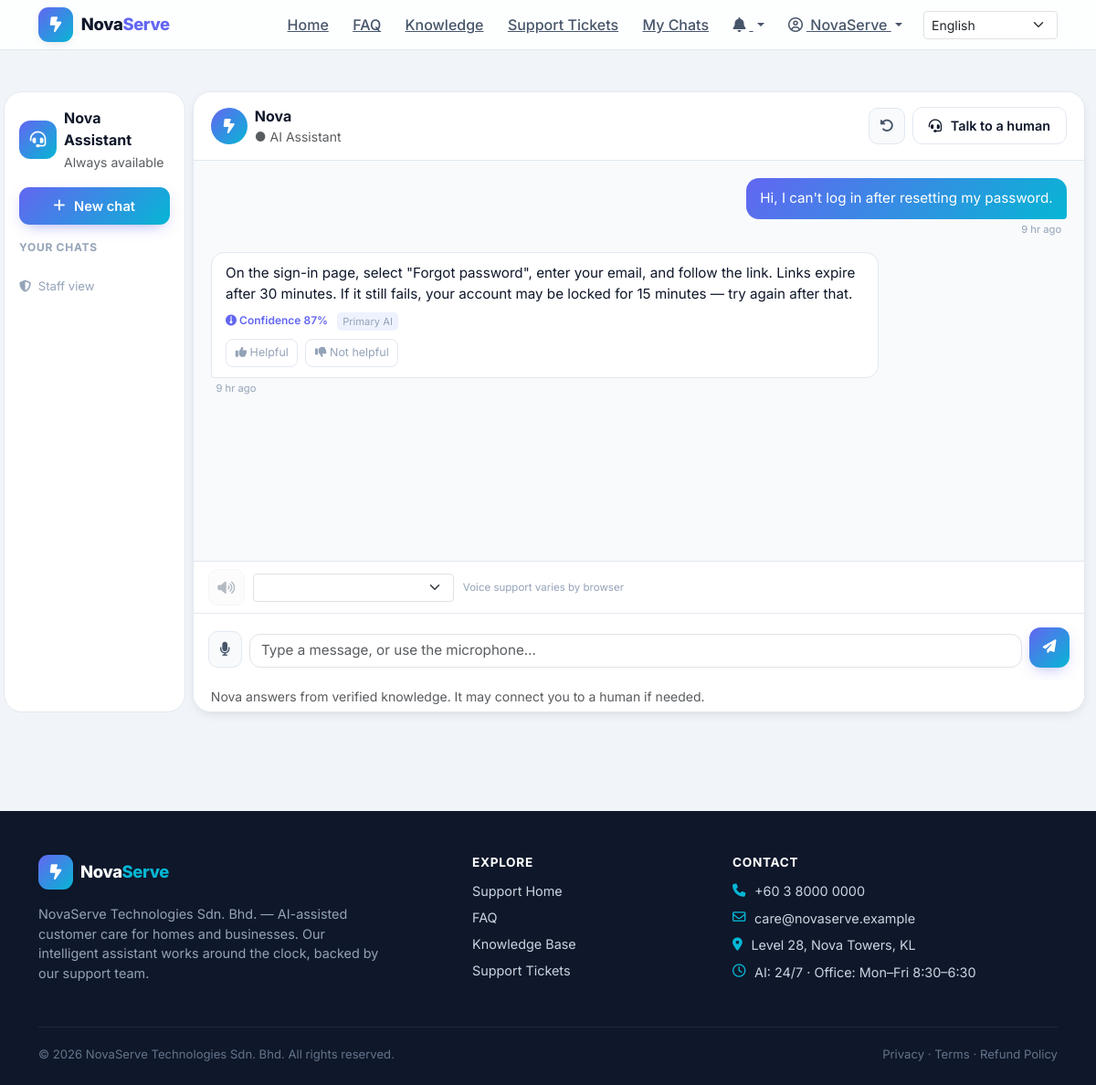
The page /chat.php (signed in) on the database its author committed.
### tables this page shows
CREATE TABLE users (
  id            INT UNSIGNED AUTO_INCREMENT PRIMARY KEY,
  role          ENUM('super_admin','staff','content_mgr','customer') NOT NULL DEFAULT 'customer',
  name          VARCHAR(120) NOT NULL,
  email         VARCHAR(160) NOT NULL UNIQUE,
  phone         VARCHAR(40)  NULL,
  password      VARCHAR(255) NOT NULL,
  status        ENUM('active','disabled','pending') NOT NULL DEFAULT 'active',
  last_login_at DATETIME NULL,
  created_at    DATETIME NOT NULL DEFAULT CURRENT_TIMESTAMP,
  updated_at    DATETIME NOT NULL DEFAULT CURRENT_TIMESTAMP ON UPDATE CURRENT_TIMESTAMP,
  INDEX idx_users_role (role),
  INDEX idx_users_status (status)
);

CREATE TABLE conversation_messages (
  id             INT UNSIGNED AUTO_INCREMENT PRIMARY KEY,
  conversation_id INT UNSIGNED NOT NULL,
  sender_type    ENUM('customer','ai','staff','system') NOT NULL,
  sender_id      INT UNSIGNED NULL,
  content        TEXT NOT NULL,
  intent         VARCHAR(40) NULL,
  sentiment      ENUM('positive','neutral','negative','angry') NULL,
  confidence     DECIMAL(5,3) NULL,
  ai_provider    VARCHAR(40) NULL,
  sources        JSON NULL,
  created_at     DATETIME NOT NULL DEFAULT CURRENT_TIMESTAMP,
  CONSTRAINT fk_msg_conv FOREIGN KEY (conversation_id) REFERENCES conversations(id) ON DELETE CASCADE,
  CONSTRAINT fk_msg_sender FOREIGN KEY (sender_id) REFERENCES users(id) ON DELETE SET NULL,
  INDEX idx_msg_conv (conversation_id, created_at)
);

### includes/bootstrap.php (called while the page is built, shortened)
<?php
require_once __DIR__ . '/../config/db.php';
function app_base(): string
{
    if (defined('APP_URL') && APP_URL !== '') {
        return APP_URL;
    }
    $script = str_replace('\\', '/', dirname($_SERVER['SCRIPT_NAME'] ?? '/'));
    return rtrim($script, '/');
}

### includes/helpers.php (called while the page is built, shortened)
<?php
require_once __DIR__ . '/bootstrap.php';
function e(?string $value): string
{
    return htmlspecialchars((string) $value, ENT_QUOTES | ENT_SUBSTITUTE, 'UTF-8');
}
function url(string $path = ''): string
{
    $base = rtrim(app_base(), '/');
    return $base . '/' . $path;
}
function time_ago(?string $ts): string
{
    $diff = time() - strtotime($ts);
    if ($diff < 86400) return floor($diff / 3600) . ' hr ago';
    return fmt_date($ts, 'd M Y H:i');
}

### config/db.php (called while the page is built, shortened)
<?php
function db(): PDO
{
    static $pdo = null;
    if ($pdo instanceof PDO) {
        return $pdo;
    }
    $cfgFile = __DIR__ . '/install_config.php';
    if (is_file($cfgFile)) {
        $cfg = require $cfgFile;
        $host = $cfg['db_host'] ?? DB_HOST;
        $port = $cfg['db_port'] ?? DB_PORT;
        $name = $cfg['db_name'] ?? DB_NAME;
        $user = $cfg['db_user'] ?? DB_USER;
        $pass = $cfg['db_pass'] ?? DB_PASS;
    } else {
        $host = DB_HOST;
        $port = DB_PORT;
        $name = DB_NAME;
        $user = DB_USER;
        $pass = DB_PASS;
    }
    $dsn = "mysql:host={$host};port={$port};dbname={$name};charset=utf8mb4";
    try {
        $pdo = new PDO($dsn, $user, $pass, [
            PDO::ATTR_ERRMODE            => PDO::ERRMODE_EXCEPTION,
            PDO::ATTR_DEFAULT_FETCH_MODE => PDO::FETCH_ASSOC,
            PDO::ATTR_EMULATE_PREPARES   => false,
        ]);
    } catch (PDOException $e) {
        error_log('DB connection failed: ' . $e->getMessage());
        http_response_code(500);
        if (APP_DEBUG) {
            exit('Database connection failed: ' . htmlspecialchars($e->getMessage()));
        }
        exit('Something went wrong. Please try again later.');
    }
    return $pdo;
}

### includes/auth.php (called while the page is built, shortened)
<?php
require_once __DIR__ . '/helpers.php';
function current_user(): ?array
{
    static $cached = null;
    if ($cached !== null) {
        return $cached['id'] == $_SESSION['user_id'] ? $cached['row'] : null;
    }
    try {
        $stmt = db()->prepare('SELECT * FROM users WHERE id = :id AND status = "active" LIMIT 1');
        $stmt->execute([':id' => $_SESSION['user_id']]);
        $row = $stmt->fetch() ?: null;
    } catch (Throwable $e) {
        $row = null;
    }
    $cached = ['id' => $_SESSION['user_id'], 'row' => $row];
    return $row;
}
function is_logged_in(): bool
{
    return current_user() !== null;
}
function has_role(string ...$roles): bool
{
    $u = current_user();
    return in_array($u['role'], $roles, true);
}
function require_login(): void
{
    if (!is_logged_in()) {
        $_SESSION['intended'] = $_SERVER['REQUEST_URI'] ?? '/';
        redirect('login.php');
    }
}

### chat.php (the view, shortened to what this page needs)
<?php
require_once __DIR__ . '/includes/auth.php';
require_login();
$me = current_user();
$conversationId = (int) ($_GET['id'] ?? 0);
if ($conversationId > 0) {
    $s = db()->prepare('SELECT * FROM conversations WHERE id = :id AND customer_id = :cid');
    $s->execute([':id' => $conversationId, ':cid' => $me['id']]);
    $conv = $s->fetch();
    if (!$conv) $conversationId = 0;
} else {
    $conv = null;
}
if (!$conv) {
    $conversationId = (int) db()->lastInsertId();
}
$history = [];
try {
    $s = db()->prepare('SELECT * FROM conversation_messages WHERE conversation_id = :id ORDER BY created_at ASC, id ASC LIMIT 60');
    $s->execute([':id' => $conversationId]);
    $history = $s->fetchAll();
} catch (Throwable $e) {}
require __DIR__ . '/includes/header.php';
?>
<div class="container-fluid ns-chat-wrap py-3">
  <div class="row g-3 h-100">
    <aside class="col-lg-3 col-xl-2 ns-chat-side">
      <div class="d-flex align-items-center gap-2 mb-3">
        <span class="ns-chat-side-ico"><i class="fa-solid fa-headset"></i></span>
        <div><div class="ns-chat-side-title">Nova Assistant</div><small class="text-muted">Always available</small></div>
      </div>
      <button id="newChatBtn" class="ns-btn-cta w-100 mb-3"><i class="fa-solid fa-plus me-1"></i> New chat</button>
      <div class="ns-chat-side-sub mb-2">Your chats</div>
      <?php if (has_role('super_admin','staff')): ?>
        <a href="<?= url('admin/conversations.php') ?>" class="ns-link-sub"><i class="fa-solid fa-shield-halved me-1"></i> Staff view</a>
      <?php endif; ?>
    </aside>
    <section class="col-lg-9 col-xl-10">
      <div class="ns-chat-card h-100">
        <div class="ns-chat-head">
          <div>
            <div class="d-flex align-items-center gap-2">
              <span class="ns-avatar ns-avatar-ai"><i class="fa-solid fa-bolt-lightning"></i></span>
              <div><strong>Nova</strong><small class="d-block text-muted" id="convStatus">● AI Assistant</small></div>
            </div>
          </div>
          <div class="ns-chat-head-actions">
            <button id="clearChatBtn" class="ns-icon-btn" title="Clear conversation" aria-label="Clear conversation"><i class="fa-solid fa-rotate-left"></i></button>
            <button id="talkHumanBtn" class="ns-btn-ghost" title="Talk to a human"><i class="fa-solid fa-headset me-1"></i> Talk to a human</button>
          </div>
        </div>
        <div id="chatTranscript" class="ns-chat-transcript" aria-live="polite">
          <?php if (!$history): ?>
            <div class="ns-empty text-center my-auto">
              <div class="ns-empty-ico"><i class="fa-solid fa-comments"></i></div>
              <h4>How can I help you today?</h4>
              <p class="text-muted">Ask about your service, billing, plans, or troubleshooting. You can type or use your voice.</p>
              <div class="ns-suggest-chips d-flex flex-wrap gap-2 justify-content-center">
                <button class="ns-chip" data-q="How do I reset my password?">Reset my password</button>
                <button class="ns-chip" data-q="Which plan is right for my family?">Best plan for my family</button>
                <button class="ns-chip" data-q="My router has no internet, what should I do?">Router troubleshooting</button>
                <button class="ns-chip" data-q="What is your refund policy?">Refund policy</button>
              </div>
            </div>
          <?php else: ?>
            <?php foreach ($history as $m): ?>
              <?php
              $isAi = $m['sender_type'] === 'ai';
              $isCustomer = $m['sender_type'] === 'customer';
              $isStaff = $m['sender_type'] === 'staff';
              ?>
              <div class="ns-msgrow <?= $isCustomer ? 'is-customer' : ($isStaff ? 'is-staff' : 'is-ai') ?>">
                <div class="ns-msg <?= $isCustomer ? 'ns-msg-customer' : ($isStaff ? 'ns-msg-staff' : 'ns-msg-ai') ?>">
                  <?= nl2br(e($m['content'])) ?>
                  <?php if ($isAi): ?>
                    <div class="ns-msg-meta">
                      <span class="ns-conf"><i class="fa-solid fa-gauge-simple"></i> Confidence <?= round((float)$m['confidence']*100) ?>%</span>
                      <?php if (!empty($m['ai_provider'])): ?><span class="ns-prov"><?= e($m['ai_provider']) ?></span><?php endif; ?>
                    </div>
                    <div class="ns-feedback d-flex gap-2">
                      <button class="ns-fb" data-fb="helpful" data-msg="<?= $m['id'] ?>"><i class="fa-solid fa-thumbs-up"></i> Helpful</button>
                      <button class="ns-fb" data-fb="not_helpful" data-msg="<?= $m['id'] ?>"><i class="fa-solid fa-thumbs-down"></i> Not helpful</button>
                    </div>
                  <?php endif; ?>
                </div>
                <small class="ns-msg-time"><?= time_ago($m['created_at']) ?></small>
              </div>
            <?php endforeach; ?>
          <?php endif; ?>
        </div>
        <div class="ns-voice-bar" id="voiceBar" aria-hidden="false">
          <button id="playBtn" class="ns-icon-btn" title="Play last answer" disabled><i class="fa-solid fa-volume-high"></i></button>
          <select id="voiceSelect" class="form-select form-select-sm ns-voice-sel" aria-label="Voice"></select>
          <span class="ns-voice-note">Voice support varies by browser</span>
        </div>
        <div class="ns-chat-input">
          <button id="micBtn" class="ns-icon-btn" title="Speak" aria-label="Voice input"><i class="fa-solid fa-microphone"></i></button>
          <textarea id="chatInput" class="form-control" rows="1" placeholder="Type a message, or use the microphone…"></textarea>
          <button id="sendBtn" class="ns-btn-cta" title="Send"><i class="fa-solid fa-paper-plane"></i></button>
        </div>
        <div class="ns-chat-foot d-flex flex-wrap gap-2">
          <small class="text-muted">Nova answers from verified knowledge. It may connect you to a human if needed.</small>
        </div>
      </div>
    </section>
  </div>
</div>
<?php require __DIR__ . '/includes/footer.php'; ?>

### includes/header.php (shortened to what this page needs)
<?php
require_once __DIR__ . '/auth.php';
$user = current_user();
$lang = $_SESSION['lang'] ?? 'en';
?>
<!doctype html>
<html lang="<?= $lang === 'ms' ? 'ms' : ($lang === 'zh' ? 'zh' : 'en') ?>">
<head>
<link href="https://cdn.jsdelivr.net/npm/bootstrap@5.3.3/dist/css/bootstrap.min.css" rel="stylesheet">
<link href="https://cdnjs.cloudflare.com/ajax/libs/font-awesome/6.5.1/css/all.min.css" rel="stylesheet">
<link href="<?= url('assets/css/style.css') ?>" rel="stylesheet">
</head>
<body class="ns-customer">
<nav class="ns-navbar navbar navbar-expand-lg fixed-top">
  <div class="container">
    <a class="ns-brand" href="<?= url('index.php') ?>">
      <span class="ns-brand-mark"><i class="fa-solid fa-bolt-lightning"></i></span>
      <span class="ns-brand-text">Nova<span>Serve</span></span>
    </a>
    <div class="collapse navbar-collapse" id="nsNav">
      <ul class="navbar-nav ms-auto align-items-lg-center gap-lg-1">
        <li class="nav-item"><a class="ns-navlink" href="<?= url('index.php') ?>">Home</a></li>
        <li class="nav-item"><a class="ns-navlink" href="<?= url('faq.php') ?>">FAQ</a></li>
        <li class="nav-item"><a class="ns-navlink" href="<?= url('knowledge.php') ?>">Knowledge</a></li>
        <li class="nav-item"><a class="ns-navlink" href="<?= url('ticket.php') ?>">Support Tickets</a></li>
        <?php if ($user): ?>
          <li class="nav-item"><a class="ns-navlink" href="<?= url('conversations.php') ?>">My Chats</a></li>
          <li class="nav-item dropdown">
            <a class="ns-navlink dropdown-toggle" href="#" data-bs-toggle="dropdown">
              <i class="fa-solid fa-bell me-1"></i>
            </a>
          </li>
          <li class="nav-item dropdown">
            <a class="ns-navlink dropdown-toggle" href="#" data-bs-toggle="dropdown">
              <i class="fa-regular fa-circle-user me-1"></i> <?= e(explode(' ', $user['name'])[0]) ?>
            </a>
          </li>
        <?php else: ?>
          <li class="nav-item"><a class="ns-navlink" href="<?= url('login.php') ?>">Sign in</a></li>
          <li class="nav-item"><a class="ns-btn-cta" href="<?= url('register.php') ?>">Create account</a></li>
        <?php endif; ?>
        <li class="nav-item ms-lg-2">
          <div class="ns-lang">
            <select id="langSelect" class="form-select form-select-sm ns-lang-select" aria-label="Language">
              <option value="en" <?= $lang==='en'?'selected':'' ?>>English</option>
            </select>
          </div>
        </li>
      </ul>
    </div>
  </div>
</nav>
<main class="ns-main">

### rows shown on the page
users: name "NovaServe"
conversation_messages: content "Hi, I can't log in after resetting my password.", created_at "9 hr ago"
conversation_messages: content "On the sign-in page, select \"Forgot password\", enter your email, and follow the link. Links expire after 30 minutes. If it still fails, your account may be locked for 15 minutes — try again after that.", (float)$m['confidence']*100 "87", ai_provider "Primary AI", created_at "9 hr ago"
